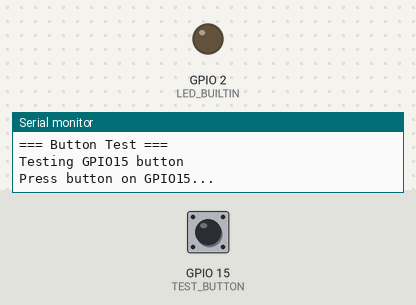
Bench run of a sketch on a simulated ESP32. On the bench: output pins drawn as LEDs (lit = HIGH), the last lines printed to the serial monitor. The test bench sets the inputs (shaded band); at power-on: GPIO 15 (TEST_BUTTON) HIGH.

Above: at 2.2 s.
2.3 s: GPIO 15 (TEST_BUTTON) pulled LOW for 0.15 s
At 2.37 s:
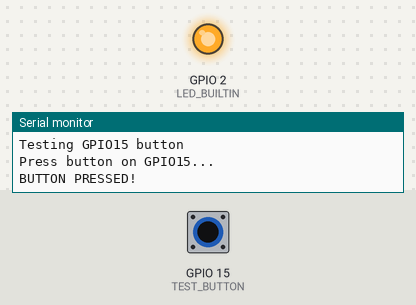
3.9 s: GPIO 15 (TEST_BUTTON) pulled LOW for 3.2 s
At 7.7 s:
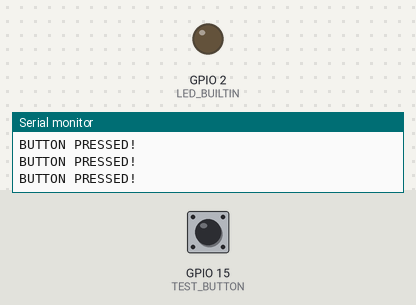
Timing chart, 0 to 9.2 s (numbered marks = the images above; inputs shaded):
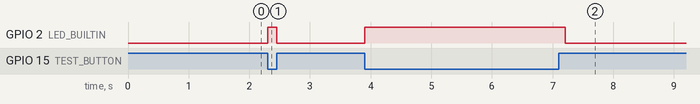

The sketch:

button_test.ino
```cpp
// Simple button test for ESP32
// Tests GPIO15 button connection

#define TEST_BUTTON 15  // GPIO15
#define LED_BUILTIN 2   // Built-in LED

void setup() {
  Serial.begin(115200);
  delay(1000);

  Serial.println("\n\n=== Button Test ===");
  Serial.println("Testing GPIO15 button");

  pinMode(TEST_BUTTON, INPUT_PULLUP);
  pinMode(LED_BUILTIN, OUTPUT);

  Serial.println("Press button on GPIO15...");
}

void loop() {
  int buttonState = digitalRead(TEST_BUTTON);

  if (buttonState == LOW) {  // Button pressed
    Serial.println("BUTTON PRESSED!");
    digitalWrite(LED_BUILTIN, HIGH);
    delay(100);
  } else {
    digitalWrite(LED_BUILTIN, LOW);
  }

  delay(50);
}
```

Measured:
- after the input at 2.3 s, GPIO 2 (LED_BUILTIN): LOW → HIGH at once, → LOW 0.15 s later
- after the input at 3.9 s, GPIO 2 (LED_BUILTIN): LOW → HIGH at once, → LOW 3.3 s later
